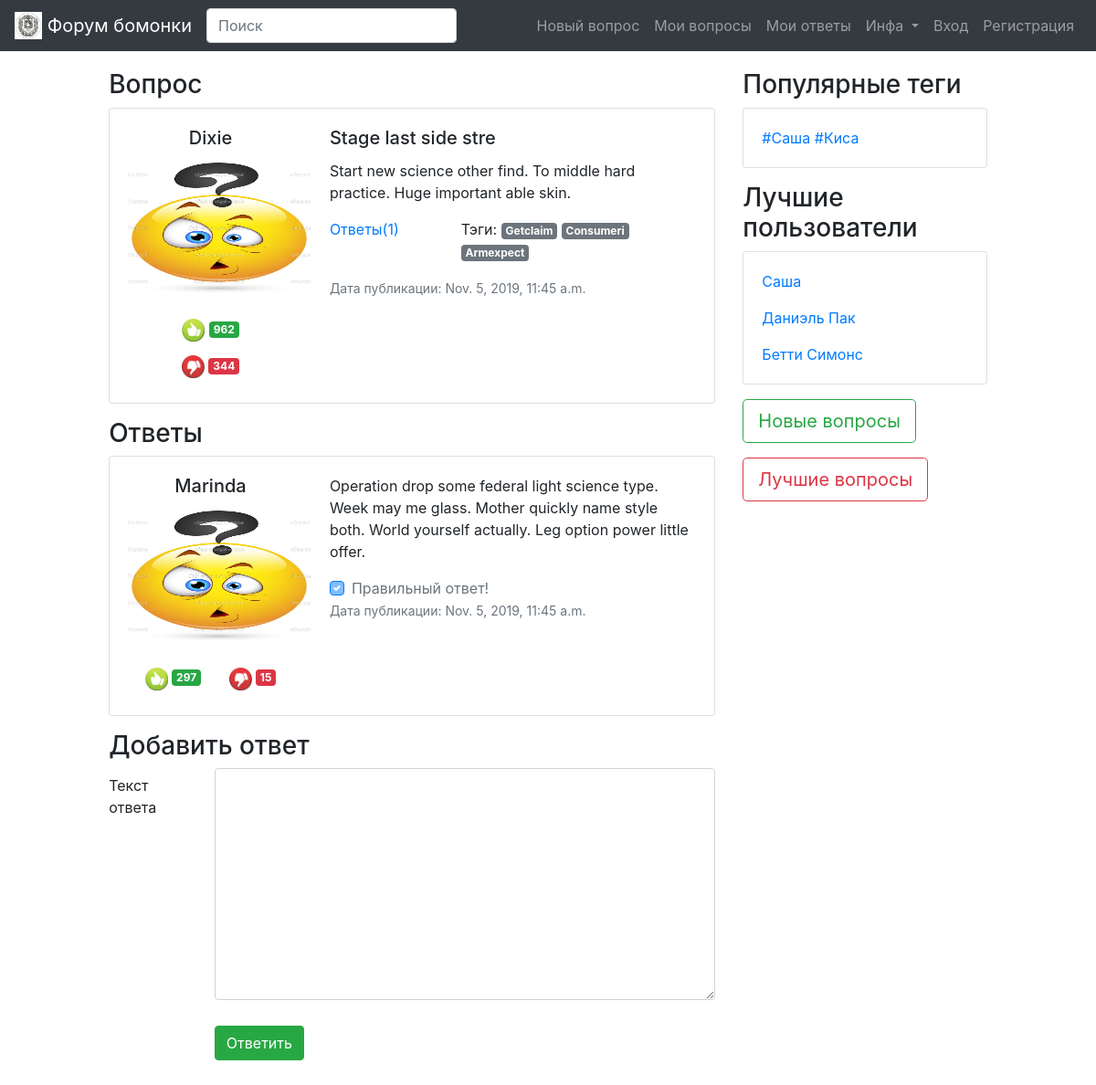
Page /question/45/ on the committed database.
### bomonka_forum/models.py (models this page shows, shortened)
class Question(models.Model):
    title = models.CharField(max_length=255, verbose_name='Заголовок')
    body = models.TextField(blank=True, verbose_name='Текст')
    author = models.ForeignKey(Profile, on_delete=models.CASCADE, verbose_name='Автор')
    datetime_published = models.DateTimeField(auto_now_add=True, verbose_name='Дата публикации')
    num_like = models.IntegerField(default=0, verbose_name='Количество лайков')
    num_dislike = models.IntegerField(default=0, verbose_name='Количество дизлайков')
    like = models.ManyToManyField('Profile', blank=True, related_name='questions_like', verbose_name='Лайки')
    dislike = models.ManyToManyField('Profile', blank=True, related_name='questions_dislike', verbose_name='Дизлайки')
    tags = models.ManyToManyField('Tag', blank=True, related_name='questions_tags', verbose_name='Тэги')
    slug = models.SlugField(max_length=150, unique=True)
    objects = QuestionManager()
    class Meta:
        verbose_name = 'Вопрос'
        verbose_name_plural = 'Вопросы'
        ordering = ['-datetime_published']
        unique_together = [('title'), ('body')]

class Profile(models.Model):
    user = models.OneToOneField(User, on_delete=models.CASCADE)
    email = models.EmailField()
    avatar = models.ImageField(upload_to='static/img/avatars/', default='static/img/default_ava.jpg')
    date = models.DateField(null=True, verbose_name='День Рождения')
    '''
    TODO: сделать подсчет лайков и дизлайков по всем постам
    '''
    num_like = models.IntegerField(default=0, verbose_name='Количество лайков')
    num_dislike = models.IntegerField(default=0, verbose_name='Количество дизлайков')
    def __str__(self):
        return self.user.username
    class Meta:
        verbose_name = 'Профиль'
        verbose_name_plural = 'Профили'

class Tag(models.Model):
    title = models.CharField(max_length=50, unique=True)
    class Meta:
        verbose_name = 'Тэг'
        verbose_name_plural = 'Тэги'

class Answer(models.Model):
    body = models.TextField(null=True, verbose_name='Текст')
    author = models.ForeignKey(Profile, on_delete=models.CASCADE)
    datetime = models.DateTimeField(auto_now_add=True, verbose_name='Дата публикации')
    correctness = models.BooleanField(default=False, verbose_name='Правильность')
    num_like = models.IntegerField(default=0, verbose_name='Количество лайков')
    num_dislike = models.IntegerField(default=0, verbose_name='Количество дизлайков')
    ''' можно ли сделать в админе выбор (имя юзера, лайк / дизлайк) ???'''
    like = models.ManyToManyField('Profile', blank=True, related_name='answers_like', verbose_name='Лайки')
    dislike = models.ManyToManyField('Profile', blank=True, related_name='answers_dislike', verbose_name='Дизлайки')
    questions = models.ForeignKey('Question', null=True, related_name='answers', verbose_name='Вопросы', on_delete=models.CASCADE)
    class Meta:
        verbose_name = 'Ответ'
        verbose_name_plural = 'Ответы'
        ordering = ['-num_like', '-num_dislike']

### bomonka_forum/views.py (the view)
# urls.py: path('question/<str:slug>/', question_info, name='question_info_url'),
def question_info(request, slug):
    q = get_object_or_404(Question, slug__iexact=slug)
    return render(request, 'bomonka_forum/question.html', context={'question': q})

### bomonka_forum/templates/bomonka_forum/question.html (shortened to what this page needs)
{% extends 'base.html' %}
{% load static %}
{% block content %}
<h3 class="md-3"> Вопрос </h3>
{% include 'bomonka_forum/question_card.html' %}
<h3 class="md-3"> Ответы </h3>
{% for answer in question.answers.all %}
<div class="card mb-3">
	<div class="row no-gutters">
		<div class="col-md-4">
			<div class="text-center card-body">
			    <h5 class="card-title">
				    {{ answer.author }}
				</h5>
				<p class="card-text">
			        <img src="/{{ answer.author.avatar }}"
			        width="200" height="150" alt="NO FACE">
			    </p>
			    <button type="button" class="btn btn-white">
				    <img src="{% static 'img/like.jpg' %}" width="25" height="25" alt="...">
				    <span class="badge badge-success"> {{ answer.num_like }} </span>
			    </button>
			    <button type="button" class="btn btn-white">
				    <img src="{% static 'img/dislike.jpg' %}" width="25" height="25" alt="...">
				    <span class="badge badge-danger"> {{ answer.num_dislike }} </span>
			    </button>
			</div>
		</div>
		<div class="col-md-8">
			<div class="card-body">
				<p class="card-text"> {{ answer.body }} </p>
				<div class="custom-control custom-checkbox">
					<label class="custom-control-label" for="customCheckDisabled"> Правильный ответ! </label>
				</div>
				<p class="card-text">
					<small class="text-muted">
					    Дата публикации: {{ answer.datetime }}
				    </small>
				</p>
			</div>
		</div>
	</div>
</div>
{% endfor %}
<form>
	<h3> Добавить ответ </h3>
	<div class="form-group row">
		<label for="colFormLabel" class="col-sm-2 col-form-label"> Текст ответа </label>
		<div class="col-sm-10">
			<textarea class="form-control" aria-label="With textarea" rows="10" required></textarea>
			<button type="submit" class="btn btn-success" style="margin-top: 5%"> Ответить </button>
		</div>
	</div>
</form>
{% endblock content %}

### bomonka_forum/templates/bomonka_forum/question_card.html
{% load static %}
{% block content %}
<div class="card mb-3">
	<div class="row no-gutters">
		<div class="col-md-4">
			<div class="text-center card-body">
			    <h5 class="card-title">
				    {{ question.author }}
				</h5>
				<p class="card-text">
			        <img src="/{{ question.author.avatar }}"
			        width="200" height="150" alt="NO FACE">
			    </p>
			    <button type="button" class="btn btn-white">
				    <img src="{% static 'img/like.jpg' %}" width="25" height="25" alt="...">
				    <span class="badge badge-success"> {{ question.num_like }} </span>
			    </button>
			    <button type="button" class="btn btn-white">
				    <img src="{% static 'img/dislike.jpg' %}" width="25" height="25" alt="...">
				    <span class="badge badge-danger"> {{ question.num_dislike }} </span>
			    </button>
			</div>
		</div>
		<div class="col-md-8">
			<div class="card-body">
				<h5 class="card-title"> {{ question.title }} </h5>
				<p class="card-text"> {{ question.body }} </p>
				<div class="row">
		            <div class="col-md-4">
					    <a href="{% url 'question_info_url' slug=question.slug%}">
					        Ответы({{ question.answers.count }})
					    </a>
					</div>
					<div class="col-md-8">
					    <p>
					        Тэги:
					        {% for tag in question.tags.all %}
					            <a href="{% url 'question_tag_url' title=tag.title %}"
					            class="badge badge-secondary"> {{ tag.title }} </a>
					        {% endfor %}
					    </p>
					</div>
				</div>
				<p class="card-text">
					<small class="text-muted">
					    Дата публикации: {{ question.datetime_published }}
				    </small>
				</p>
			</div>
		</div>
	</div>
</div>
{% endblock content %}

### rows in the picture
Question: author "Dixie", author.avatar (placeholder picture), num_like "962", num_dislike "344", title "Stage last side stre", body "Start new science other find. To middle hard practice. Huge important able skin.", answers.count "1", datetime_published "Nov. 5, 2019, 11:45 a.m."
Tag: title "Getclaim"
Tag: title "Consumeri"
Tag: title "Armexpect"
Answer: author "Marinda", author.avatar (placeholder picture), num_like "297", num_dislike "15", body "Operation drop some federal light science type. Week may me glass. Mother quickly name style both. World yourself actually. Leg option power little offer.", datetime "Nov. 5, 2019, 11:45 a.m."
